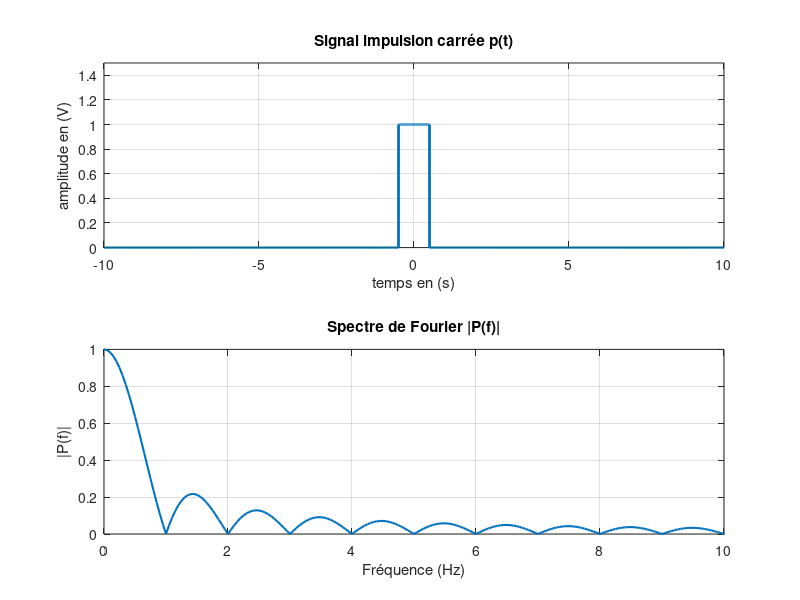

This chart was generated by the following MATLAB code:
Fe = 1000;              % Fréquence d'échantillonnage
t = -10:1/Fe:10;        % Axe temporel

p = zeros(size(t));     % Initialisation du signal p(t)
id = (t > -0.5) & (t <= 0.5);  % Porte de largeur 1 (de -0.5 à 0.5)
p(id) = 1;

sp_p = abs(fft(p));     % Module de la transformée de Fourier
sp_p = sp_p / Fe;       % Normalisation

N = length(p);          % Nombre d'échantillons
fr = (0:N-1)*(Fe/N);    % Axe des fréquences (Hz)

figure(2);
subplot(2,1,1);
plot(t, p, 'LineWidth', 2); grid on;
axis([-10 10 0 1.5]);
xlabel('temps en (s)');
ylabel('amplitude en (V)');
title('Signal impulsion carrée p(t)');

subplot(2,1,2);
plot(fr, sp_p, 'LineWidth', 1.5); grid on;
xlim([0 10]);           % Zoom sur les basses fréquences
xlabel('Fréquence (Hz)');
ylabel('|P(f)|');
title('Spectre de Fourier |P(f)|');